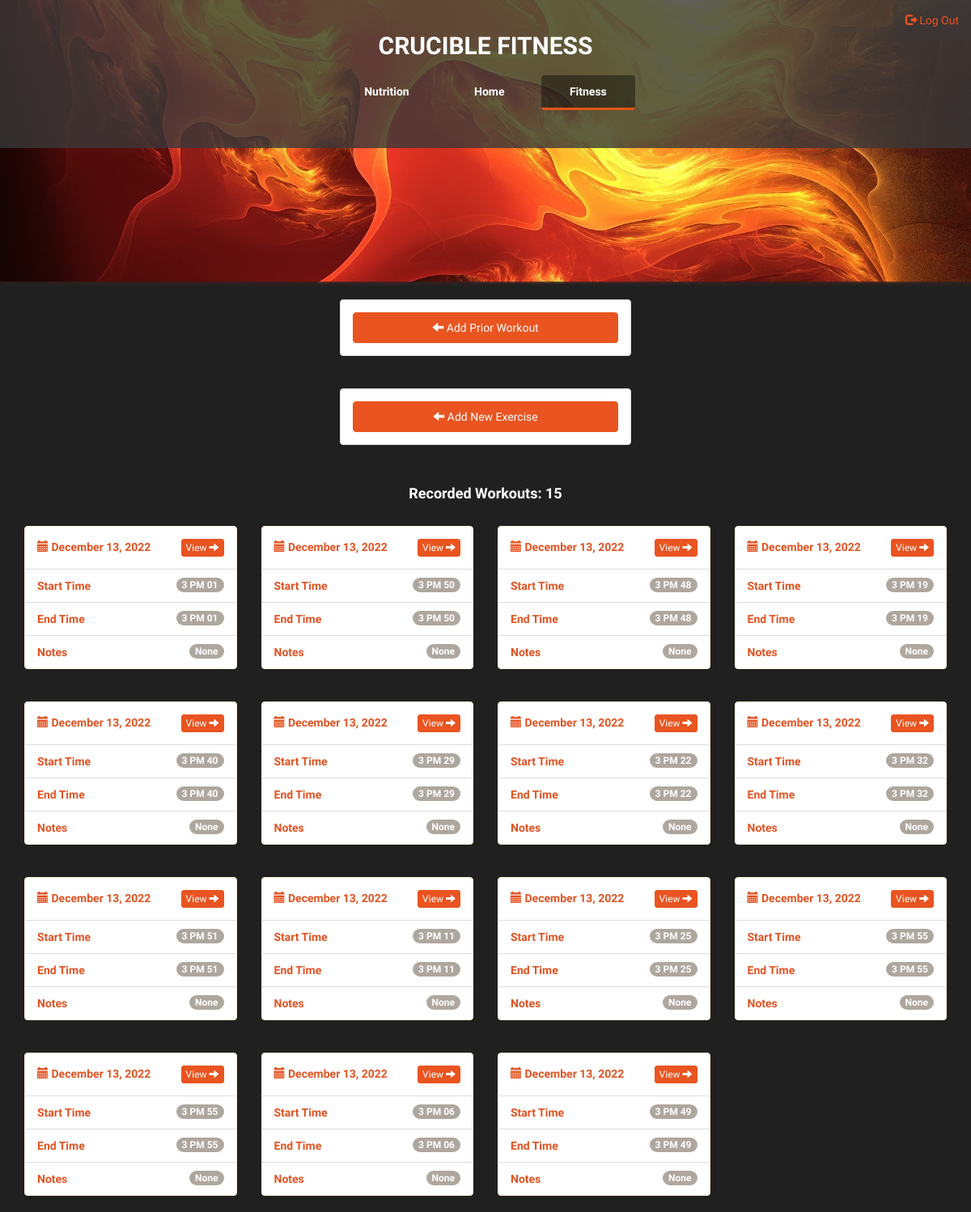
The page /fitness (signed in) on the database its author committed.
### cruciblefit/models.py (models this page shows, shortened)
class Workout(db.Model):
    id = db.Column(db.Integer, primary_key=True)
    exercises_link = db.relationship('WorkoutExercise', back_populates='workout', lazy='dynamic')
    user_id = db.Column(db.Integer, db.ForeignKey('user.id'))
    date = db.Column(db.DateTime(timezone=True), default=func.now())
    start_time = db.Column(db.Time)
    end_time = db.Column(db.Time)
    workout_notes = db.Column(db.String(10000))

### cruciblefit/start/routes.py (the view)
@start.route('/fitness')
@login_required
def fitness_overview():
    workouts = Workout.query.filter_by(user_id=current_user.id).order_by(Workout.date.desc(),
                                                                         Workout.start_time.desc()).all()
    return render_template("fitness_overview.html", user=current_user, workouts_list=workouts)

### cruciblefit/__init__.py (called while the page is built)
def create_app():
    app = Flask(__name__)
    app.config['SECRET_KEY'] = 'supersecretkey'
    app.config['SQLALCHEMY_DATABASE_URI'] = 'sqlite:///crucible_data.db'
    db.init_app(app)
    app.register_blueprint(start)
    app.register_blueprint(auth)
    from . import models  # do not delete or move this, it is needed for the database to load properly
    with app.app_context():
        db.create_all()
    login_manager = LoginManager()
    login_manager.login_view = 'auth.login'
    login_manager.init_app(app)
    @login_manager.user_loader
    def load_user(id):
        return models.User.query.get(int(id))
    return app

### cruciblefit/templates/fitness_overview.html (shortened to what this page needs)
{% extends "app_base.html" %}
{% block tabs %}
    <li role="presentation">
        <a href="{{ url_for('start.meals_overview') }}" title="View Meals">Nutrition</a>
    </li>
    <li role="presentation">
        <a href="{{ url_for('start.home') }}" title="Home">Home</a>
    </li>
    <li role="presentation" class="active">
        <a href="{{ url_for('start.fitness_overview') }}" title="View Workouts">Fitness</a>
    </li>
{% endblock %}
{% block content %}
    <div class="row t20">
        <div class="col-lg-4 col-lg-offset-4">
            <div class="panel panel-default">
                <div class="panel-body">
                    <a href="{{ url_for('start.view_workout_record', workout_id=0) }}"
                       class="btn btn-primary btn-block">
                        <i class="glyphicon glyphicon-arrow-left"></i> Add Prior Workout
                    </a>
                </div>
            </div>
        </div>
    </div>
    <div class="row t20">
        <div class="col-lg-4 col-lg-offset-4">
            <div class="panel panel-default">
                <div class="panel-body">
                    <a href="{{ url_for('start.exercises_overview') }}"
                       class="btn btn-primary btn-block">
                        <i class="glyphicon glyphicon-arrow-left"></i> Add New Exercise
                    </a>
                </div>
            </div>
        </div>
    </div>
    <div class="row t20">
        <div class="col-lg-12">
            <h4 class="text-center text-white"><strong>Recorded Workouts: {{ workouts_list|length }}</strong></h4>
        </div>
    </div>
    {% for row in workouts_list |batch(4) %}
        <div class="row t20">
            {% for item in row %}
                <div class="col-lg-3">
                    <div class="panel panel-warning">
                        <div class="panel-body text-bold">
                            <i class="glyphicon glyphicon-calendar"></i> {{ item.date.strftime('%B %d, %Y') }}
                            <a class="btn btn-primary btn-xs pull-right"
                               href="{{ url_for('start.view_workout_record', workout_id=item.id) }}">
                                View <i class="glyphicon glyphicon-arrow-right"></i>
                            </a>
                        </div>
                        <ul class="list-group">
                            <li class="list-group-item text-bold"><span
                                    class="badge">{{ item.start_time.strftime('%-I %p %S') }}</span>
                                Start Time
                            </li>
                            <li class="list-group-item text-bold"><span
                                    class="badge">{{ item.start_time.strftime('%-I %p %S') }}</span>
                                End Time
                            </li>
                            <li class="list-group-item text-bold"><span class="badge">{{ item.workout_notes }}</span>
                                Notes
                            </li>
                        </ul>
                    </div>
                </div>
            {% endfor %}
        </div>
    {% endfor %}
{% endblock %}

### cruciblefit/templates/app_base.html (shortened to what this page needs)
<!DOCTYPE html>
<html lang="en">
<head>
    <link rel="stylesheet" href="{{ url_for('static', filename = 'bs/css/united.min.css') }}"/>
    <link rel="stylesheet" href="{{ url_for('static', filename = 'styles.css') }}"/>
</head>
<body>
<nav class="navbar navbar-fixed-top">
    <div class="container-fluid">
        <ul class="nav navbar-nav navbar-right" style="background-color: rgba(57, 57, 57, 0.5);">
            {% if user.is_authenticated %}
                <li><a href="{{ url_for('auth.logout') }}"><span class="glyphicon glyphicon-log-out"></span> Log Out</a>
                </li>
            {% endif %}
        </ul>
    </div>
</nav>
<div class="container-fluid" id="wrapper">
    <div class="row" id="homeJumbo">
        <div class="overlay"></div>
        <div class="col-lg-12">
            <h1>
                <a href="{{ url_for('start.home') }}">CRUCIBLE FITNESS</a>
            </h1>
            <div class="row t20">
                <div class="col-lg-4 col-lg-offset-4">
                    <ul class="nav nav-pills nav-justified">
                        {% block tabs %}{% endblock %}
                    </ul>
                </div>
            </div>
        </div>
    </div>
    <div class="container">{% block content %} {% endblock %}</div>
</div>
</body>
</html>

### cruciblefit/static/styles.css (style rules this page uses)
body { background: rgb(32, 32, 32); font-family: 'Ubuntu', sans-serif; color: #e15322 }
#homeJumbo { position: relative; min-height: 350px; background: rgb(57, 57, 57); background-image: url('./img/325232-abstract-fire.jpg'); background-size: cover; background-position: center; background-repeat: no-repeat; border-bottom: 2px solid rgba(44, 34, 34, 0.8); box-shadow: 7px 1px 2px 2px rgba(44, 34, 34, 0.8); }
#homeJumbo > div.overlay { position: absolute; height: 183px; width: 100%; background: rgba(57, 57, 57, 0.8); }
#homeJumbo h1 { font-size: 30px; color: white; font-family: 'Oswald', sans-serif; text-align: center; padding-top: 20px; font-weight: bolder; }
#homeJumbo h1 > a { color: white; text-decoration: none; }
.t20 { margin-top: 20px; }
.nav-pills > li.active > a, .nav-pills > li.active > a:hover, .nav-pills > li.active > a:focus { color: white; border-bottom: 3px solid #e45416; font-weight: bolder; background: rgba(0, 0, 0, .4); }
.nav-justified > li > a { color: white; font-weight: bolder; }
.nav-pills > li + li { padding-left: 10px; }
.text-bold { font-weight: bolder !important; }
.text-white { color: white !important; }

### rows shown on the page
Workout: date "December 13, 2022", start_time "3 PM 01", workout_notes "None"
Workout: date "December 13, 2022", start_time "3 PM 50", workout_notes "None"
Workout: date "December 13, 2022", start_time "3 PM 48", workout_notes "None"
Workout: date "December 13, 2022", start_time "3 PM 19", workout_notes "None"
Workout: date "December 13, 2022", start_time "3 PM 40", workout_notes "None"
Workout: date "December 13, 2022", start_time "3 PM 29", workout_notes "None"
Workout: date "December 13, 2022", start_time "3 PM 22", workout_notes "None"
Workout: date "December 13, 2022", start_time "3 PM 32", workout_notes "None"
Workout: date "December 13, 2022", start_time "3 PM 51", workout_notes "None"
Workout: date "December 13, 2022", start_time "3 PM 11", workout_notes "None"
Workout: date "December 13, 2022", start_time "3 PM 25", workout_notes "None"
Workout: date "December 13, 2022", start_time "3 PM 55", workout_notes "None"
Workout: date "December 13, 2022", start_time "3 PM 55", workout_notes "None"
Workout: date "December 13, 2022", start_time "3 PM 06", workout_notes "None"
Workout: date "December 13, 2022", start_time "3 PM 49", workout_notes "None"

### other values the page prints
{{ workouts_list|length }} "15"
